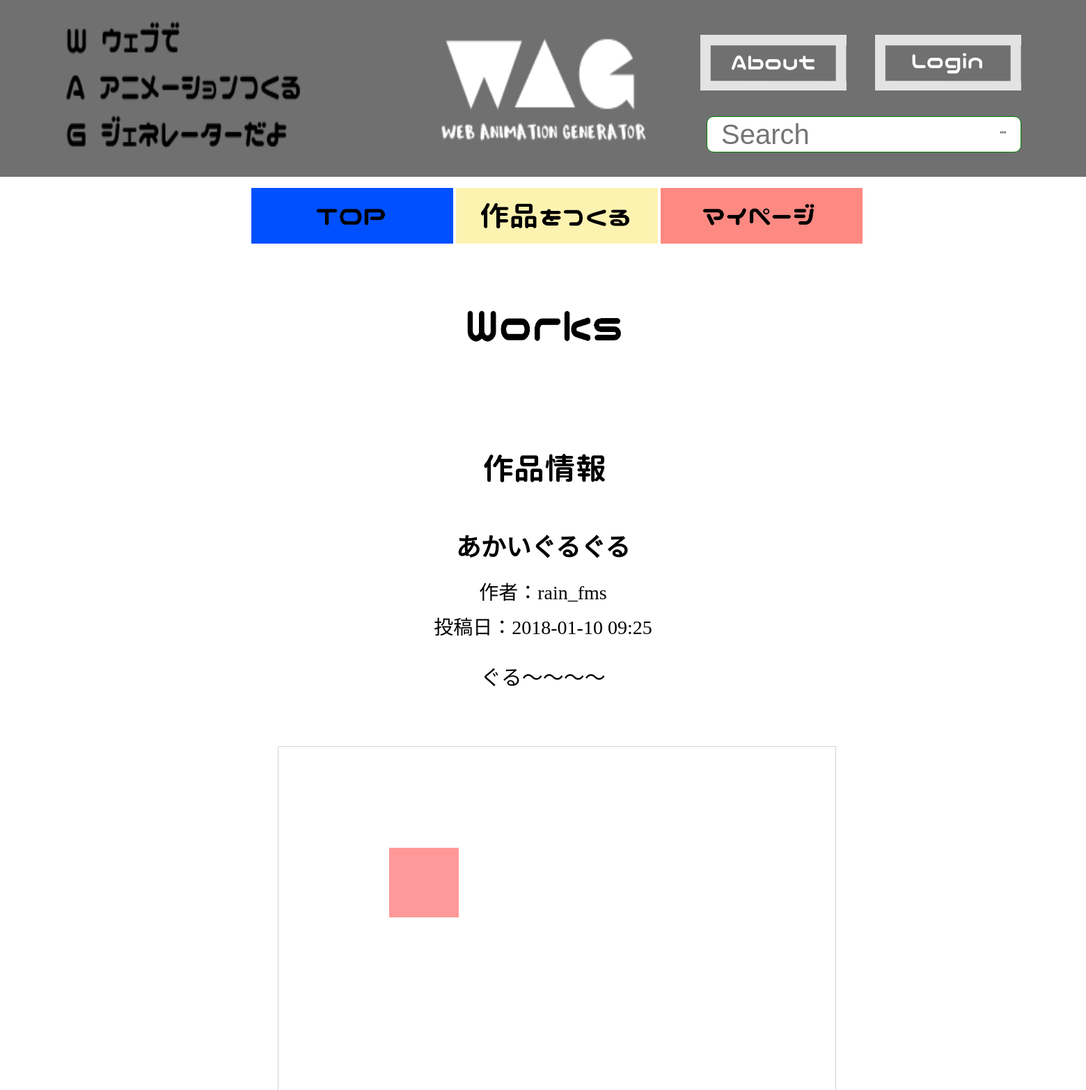
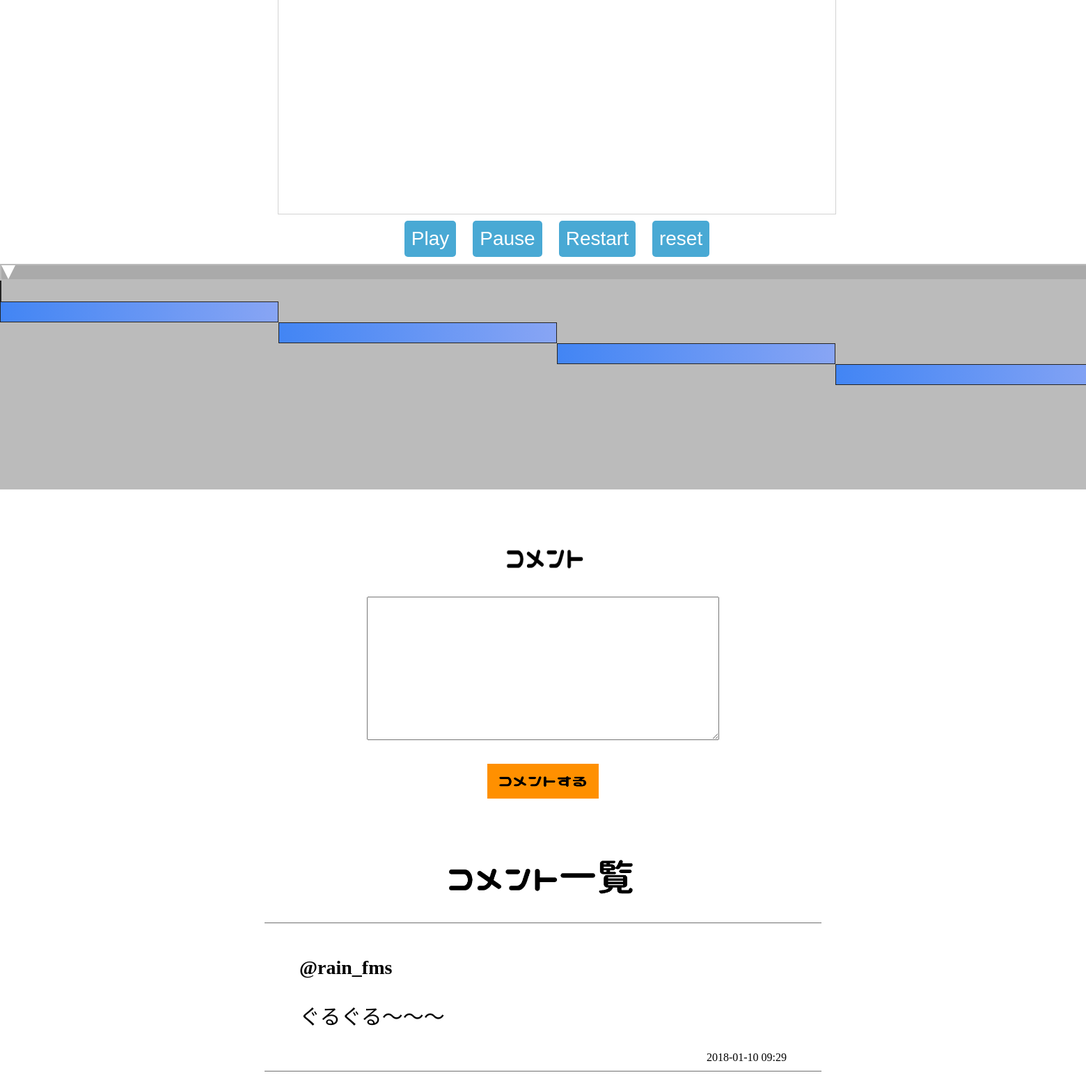
/workpage.php?id=10, run on the app's committed database (2 pictures, top to bottom).
### tables this page shows
CREATE TABLE "sketch" (
	`id`	integer,
	`username`	text,
	`usericon`	text,
	`samune`	text,
	`title`	text,
	`caption`	text,
	`date`	text,
	`animation`	text,
	`html`	text,
	PRIMARY KEY(`id`)
);

CREATE TABLE "comment" (
	`id`	integer,
	`sketchid`	integer,
	`comment`	text,
	`username`	text,
	`usericon`	text,
	`date`	text,
	PRIMARY KEY(`id`)
);

### workpage.php (the view, shortened to what this page needs)
<?php
if (isset($_GET["id"])) {
    $ID = $_GET["id"];
    $pdo = new PDO("sqlite:data/works.sqlite");
    $pdo->setAttribute(PDO::ATTR_ERRMODE, PDO::ERRMODE_WARNING);
    $st = $pdo->query("select * from sketch where id = '$ID'");
    $data = $st->fetchAll();
}
function h($str)
{
    return htmlspecialchars($str, ENT_QUOTES, "UTF-8");
}
?>
<!doctype html>
<html lang="ja">
<head>
    <link rel="stylesheet" href="css/style.css" media="all">
    <link rel="stylesheet" href="css/style_editor.css" media="all">
    <link rel="stylesheet" href="css/elements.css" media="all">
</head>
<body>
<header style="text-align: center">
    <div id="citecap">
        <img src="images/citecap.png" width="358" height="250" style="position: absolute; left: 80px;">
    </div>
    <div id="title">
        <img src="images/rogo.png" width="338" height="250" >
    </div>
    <a href="./about.php"><img src="images/about.png" width="210" height="80" alt="About"
                               style="position: absolute; right: 344px; top: 50px;">
        <?php
        if (!isset($_SESSION['access_token'])) {
            echo "<a href=\"Twitterlogin.php\"><img src=\"images\login.png\" width=\"210\" height=\"80\"  alt=\"Login\" style=\"position: absolute; right: 93px; top: 50px;\"></a>";
        } else {
            echo "<a href=\"Twitterlogout.php\"><img src=\"images\logout.png\" width=\"210\" height=\"80\"  alt=\"Logout\" style=\"position: absolute; right: 93px; top: 50px;\">";
            echo "</a>";
        }
        ?>
        <div id="search">
            <form id="form02" action="top.php" method="get">
                <input id="input02" type="text" placeholder="Search" name="search" style="font-size:40px;"><input id="submit02" type="submit" value=””>
            </form>
        </div>
</header>
<ul class="topmenu">
    <li><a href="./top.php"><img src="images/topok.png" width="290" height="80" alt="TOP"></a></li>
    <li><a href="./workmake.php"><img src="images/workmaken.png" width="290" height="80" alt="作品をつくる"></a></li>
    <li><a href="./mypage.php"><img src="images/mypagen.png" width="290" height="80" alt="マイページ"></a></li>
</ul>
<br>
<div id="contenttitle">
    <img src="images/works.png" width="338" height="150">
</div>
<br>
<div class="sketck_info">
    <?php
    foreach ($data as $sketch) {
        ?>
        <div id="contenttitle">
            <img src="images/workinfo.png" width="338" height="120">
        </div>
        <p class="strong"><?php print h($sketch["title"]) ?></p>
        <p class="description">作者：<?php print h($sketch["username"]) ?></p>
        <p class="description">投稿日：<?php print h($sketch["date"]) ?></p>
        <p><?php print h($sketch["caption"]) ?></p>
        <?php
    }
    ?>
</div>
<div id="editor">
    <div id="editor_wrapper">
        <div class="left editor">
        </div>
        <div class="center editor">
            <div id="canvas">
                <?php
                foreach ($data as $sketch) {
                    print $sketch["html"];
                }
                ?>
            </div>
        </div>
        <div class="right editor">
        </div>
    </div>
    <div class="edit">
        <div class="line player align-items">
            <button class="play">Play</button>
            <button class="pause">Pause</button>
            <button class="restart">Restart</button>
            <button class="reset">reset</button>
        </div>
        <div id="timeline">
            <input class="progress" step="2" type="range" min="0" max="100" value="0">
            <div id="history">
                <?php
                foreach ($data as $sketch) {
                    print $sketch["animation"];
                }
                ?>
            </div>
        </div>
    </div>
</div>
<div id="comment">
    <form action="workpage.php?id=<?php echo $ID ?>" method="get">
        <div id="contenttitle">
            <img src="images/comment.png" width="238" height="100">
        </div>
        <textarea name="comment" value="コメント" style=" font-size:30px;  width:500px; height:200px;"></textarea>
        <div id="toukoubutton">
            <button type="submit" style="width:160px; height:50px;"><img src="images/commentbut.png" width="160" height="50"></button>
        </div>
</div>
<div id="contenttitle">
    <img src="images/commentlist.png" width="338" height="120">
</div>
<div class="comments">
    <?php
    $st = $pdo->query("SELECT * FROM comment where sketchid = '$ID'");
    $data2 = $st->fetchAll();
    foreach ($data2 as $comment) {
        ?>
        <div class="comment">
            <h3 class="username"> @<?php print h($comment["username"]) ?> </h3>
            <p> <?php print h($comment["comment"]) ?> </p>
            <?php print h($comment["date"]) ?>
        </div>
        <?php
    }
    ?>
</div>
<footer></footer>
</body>
</html>

### css/style.css (style rules this page uses)
header { background-color: #707070; }
body { background-color: #FFFFFF; margin: 0; }
p { text-align: center; font-size: 30px; }
.topmenu { text-align: center; }
.topmenu li { display: inline; }
#contenttitle { text-align: center; }
p { text-align: center; }
button { padding: 0; border: none; background: transparent; }
button img { display: block; }
a { font-size: 30px; }
.strong { font-size: 36px; font-weight: bold; margin: 20px; }
.description { font-size: 28px; margin: 10px; }
#comment { text-align: center; margin: 50px; }
.comments { width: 800px; margin: auto; border-bottom: #707070 1px solid; }
.comment { text-align: right; border-top: #707070 1px solid; padding: 20px 50px 10px 50px; }
.comment h3 { text-align: left; }
.comment p { text-align: left; }
.username { font-size: 28px; }
.sketck_info { margin-top: 50px; margin-bottom: 80px; }
#toukoubutton { margin: 30px; }
#search { position: absolute; right: 93px; top: 167px; }
#form02 { background-color: white; width: 450px; height: 50px; border: 1px green solid; }
#form02 input { vertical-align: top; margin: 0px; height: 100%; box-sizing: border-box; background-color: transparent; }
#form02 { border-radius: 10px; }
#input02 { border: none; width: 400px; padding-left: 10px; }
#submit02 { width: 30px; border: none; background-image: url(http://icooon-mono.com/i/icon_13914/icon_139140.svg); background-position: left; background-size: auto 62%; background-repeat: no-repeat; }
footer { height: 200px; width: 100%; }

### css/style_editor.css (style rules this page uses)
#editor { width: 1600px; margin: 0 auto; }
#editor_wrapper { width: 100%; min-height: 800px; display: flex; }
.left { width: 400px; }
.center { flex-grow: 1; min-width: 800px; }
.right { width: 400px; text-align: center; }
#canvas { position: relative; width: 800px; height: 800px; background-color: #FFFFFF; outline: lightgrey solid 1px; left: 0; right: 0; margin: auto; }
.align-items { text-align: center; }
.edit { color: #FFF; }
.history { background: linear-gradient(to left, #88a5f4, #4285f4); margin: 0; position: relative; box-sizing: border-box; width: 100%; height: 30px; border: #232323 1px solid; }
div.player button { padding: 3px 5px 3px 5px; margin: 10px; font-size: 28px; background-color: #49a9d4; border-radius: 5px; color: #FFF; padding: 10px; }
#timeline { background-color: #bbb; width: 100%; margin: auto; }
.progress { width: 100%; }
#history { white-space: nowrap; position: relative; min-height: 300px; }
[type="range"] { -webkit-appearance:none; cursor:pointer; width:100%; vertical-align:middle; background-color: #aaa; -webkit-border-radius:2px; -moz-border-radius:2px; border-radius:2px; }

### css/elements.css (style rules this page uses)
.element, .add_element { top: 0; left: 0; cursor: pointer; background-color: #000; }
.element { position: absolute; }
#rect, .rect { width: 50px; height: 50px; }

### data on the page
sketch: title "あかいぐるぐる", username "rain_fms", date "2018-01-10 09:25", caption "ぐる～～～～"
comment: username "rain_fms", comment "ぐるぐる～～～", date "2018-01-10 09:29"
